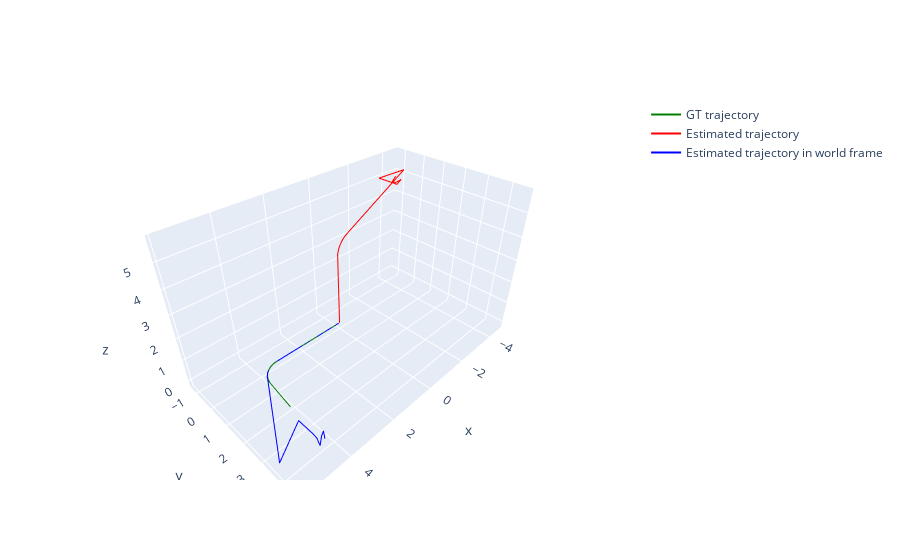

The notebook cell this image was saved under:
### Code cell
estimated_trajectory = vo.get_trajectory()
gt_trajectory = vo.get_data().get_trajectory_data()

C = vo.get_camera().get_camera_transform()
 
estimated_trajectory_in_world = [] 

for i in range(len(estimated_trajectory)):
    pose = estimated_trajectory[i]
    pose_in_world = C @ pose
    estimated_trajectory_in_world.append(pose_in_world)

    print(f'Pose {i}\n{np.round(pose,2)}\nPose in world {i}\n{np.round(pose_in_world,2)}\n\n')

estimated_positions = []
estimated_positions_in_world = [] 
for i in range(len(estimated_trajectory)):
    estimated_positions.append(estimated_trajectory[i][:3, 3])
    estimated_positions_in_world.append(estimated_trajectory_in_world[i][:3, 3])

gt_poses = []
gt_positions = []
for i in range(1,NUM_FRAMES+1):
    x_gt, y_gt, theta_gt = gt_trajectory[i]
    gt_poses.append(np.array([x_gt, y_gt, 0, 0, 0, theta_gt]))
    gt_positions.append(np.array([x_gt, y_gt, 0]))
    
fig = go.Figure()
scale = 0.208
gt_x_coords = [position[0] for position in gt_positions]
gt_y_coords = [position[1] for position in gt_positions]
gt_z_coords = [position[2] for position in gt_positions]
fig.add_trace(go.Scatter3d(x=gt_x_coords, y=gt_y_coords, z=gt_z_coords, mode='lines', name='GT trajectory', line=dict(color='green')))

estimated_x_coords = [position[0]*scale for position in estimated_positions]
estimated_y_coords = [position[1]*scale for position in estimated_positions]
estimated_z_coords = [position[2]*scale for position in estimated_positions]
fig.add_trace(go.Scatter3d(x=estimated_x_coords, y=estimated_y_coords, z=estimated_z_coords, mode='lines', name='Estimated trajectory', line=dict(color='red')))

estimated_x_coords_in_world = [position[0]*scale for position in estimated_positions_in_world]
estimated_y_coords_in_world = [position[1]*scale for position in estimated_positions_in_world]
estimated_z_coords_in_world = [position[2]*scale for position in estimated_positions_in_world]
fig.add_trace(go.Scatter3d(x=estimated_x_coords_in_world, y=estimated_y_coords_in_world, z=estimated_z_coords_in_world, mode='lines', name='Estimated trajectory in world frame', line=dict(color='blue')))

fig.show()

### Figure 1 — Plotly figure (JSON) as saved in the notebook; plotly's stock layout.template omitted (floating-point values rounded to 4 significant figures)
{"data": [{"line": {"color": "green"}, "mode": "lines", "name": "GT trajectory", "type": "scatter3d", "x": [0.2004, 0.4008, 0.6013, 0.8017, 1.002, 1.203, 1.403, 1.603, 1.803, 2.003, 2.204, 2.404, 2.604, 2.804, 3.004, 3.204, 3.403, 3.568, 3.719, 3.852, 3.96, 4.04, 4.088, 4.113, 4.136, 4.16, 4.183, 4.206, 4.229, 4.252], "y": [0, 0, 0, 0, 0, 0, 0, 0, 0, 0, 0, 0, 0, 0, 0, 0, 0.01513, 0.06389, 0.1444, 0.2534, 0.3867, 0.5388, 0.7037, 0.9025, 1.101, 1.3, 1.499, 1.698, 1.897, 2.096], "z": [0, 0, 0, 0, 0, 0, 0, 0, 0, 0, 0, 0, 0, 0, 0, 0, 0, 0, 0, 0, 0, 0, 0, 0, 0, 0, 0, 0, 0, 0]}, {"line": {"color": "red"}, "mode": "lines", "name": "Estimated trajectory", "type": "scatter3d", "x": [0, 3.227e-05, 3.652e-05, 0.0001039, -0.0002692, 3.6e-05, -2.669e-07, -0.0001168, 7.46e-05, 3.144e-05, -0.0002226, -0.000301, -0.000436, -0.00068, -0.001277, -0.002142, -0.002808, -0.05812, -0.1452, -0.2615, -0.4006, -0.6158, -3.491, -3.491, -3.614, -3.991, -4.095, -4.397, -4.289, -4.339, -4.589], "y": [0, 3.32e-05, 0.0003048, -0.000479, 0.000812, 0.0002096, 0.0003655, 0.0005888, -0.0002395, 0.0002347, -0.0002308, -0.0004912, -0.0003036, -5.726e-05, -0.0002445, -0.0006244, 0.0009548, 0.0009092, 0.0001754, -0.005818, -0.007621, -0.008211, 0.1275, 0.1275, -1.274, -0.8616, -0.6941, -0.7279, -0.9186, -1.162, -1.194], "z": [0, 0.208, 0.4161, 0.6237, 0.8325, 1.04, 1.248, 1.456, 1.663, 1.871, 2.079, 2.287, 2.494, 2.702, 2.909, 3.117, 3.325, 3.526, 3.686, 3.827, 3.941, 4.062, 5.737, 5.737, 4.964, 4.779, 4.717, 4.842, 4.681, 4.634, 4.801]}, {"line": {"color": "blue"}, "mode": "lines", "name": "Estimated trajectory in world frame", "type": "scatter3d", "x": [0.0416, 0.2496, 0.4577, 0.6653, 0.8741, 1.082, 1.29, 1.498, 1.705, 1.913, 2.12, 2.328, 2.536, 2.743, 2.951, 3.158, 3.366, 3.568, 3.727, 3.869, 3.982, 4.104, 5.778, 5.778, 5.005, 4.821, 4.759, 4.884, 4.723, 4.676, 4.842], "y": [0, -3.227e-05, -3.652e-05, -0.0001039, 0.0002692, -3.6e-05, 2.669e-07, 0.0001168, -7.46e-05, -3.144e-05, 0.0002226, 0.000301, 0.000436, 0.00068, 0.001277, 0.002142, 0.002808, 0.05812, 0.1452, 0.2615, 0.4006, 0.6158, 3.491, 3.491, 3.614, 3.991, 4.095, 4.397, 4.289, 4.339, 4.589], "z": [0, -3.32e-05, -0.0003048, 0.000479, -0.000812, -0.0002096, -0.0003655, -0.0005888, 0.0002395, -0.0002347, 0.0002308, 0.0004912, 0.0003036, 5.726e-05, 0.0002445, 0.0006244, -0.0009548, -0.0009092, -0.0001754, 0.005818, 0.007621, 0.008211, -0.1275, -0.1275, 1.274, 0.8616, 0.6941, 0.7279, 0.9186, 1.162, 1.194]}], "layout": {}}
